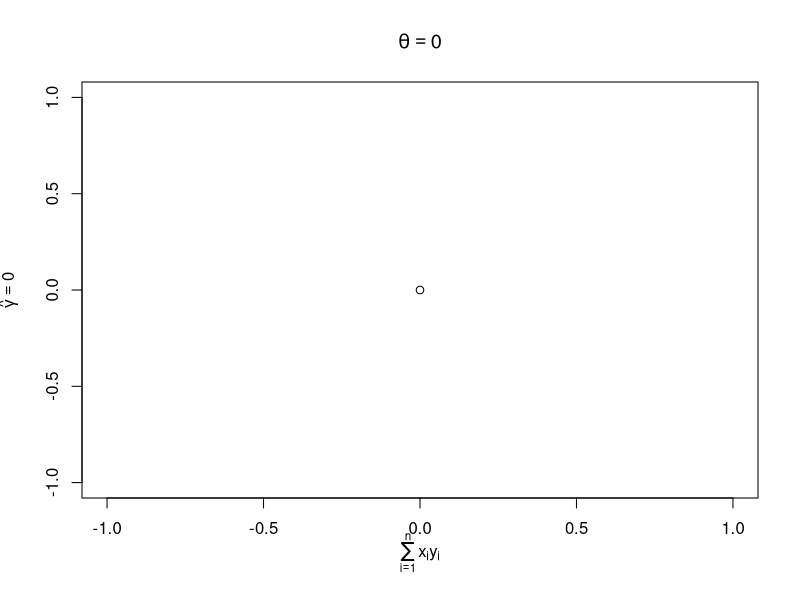
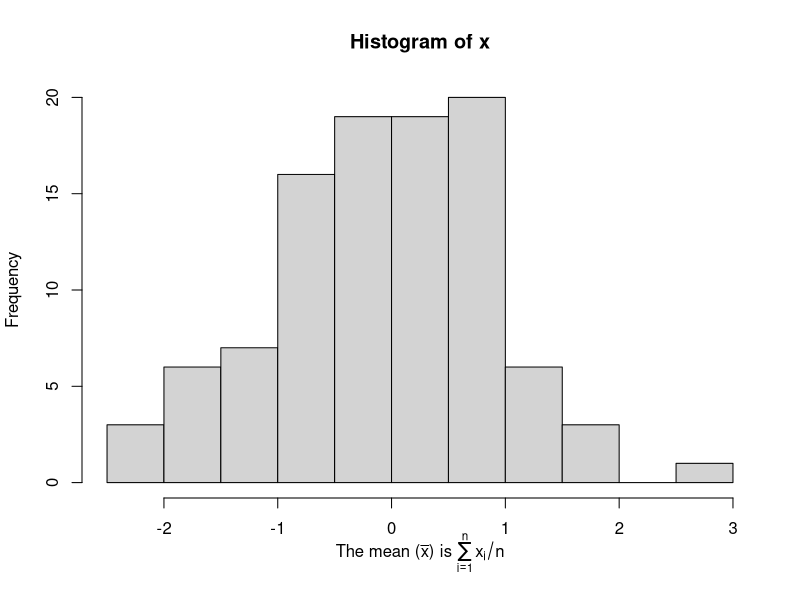
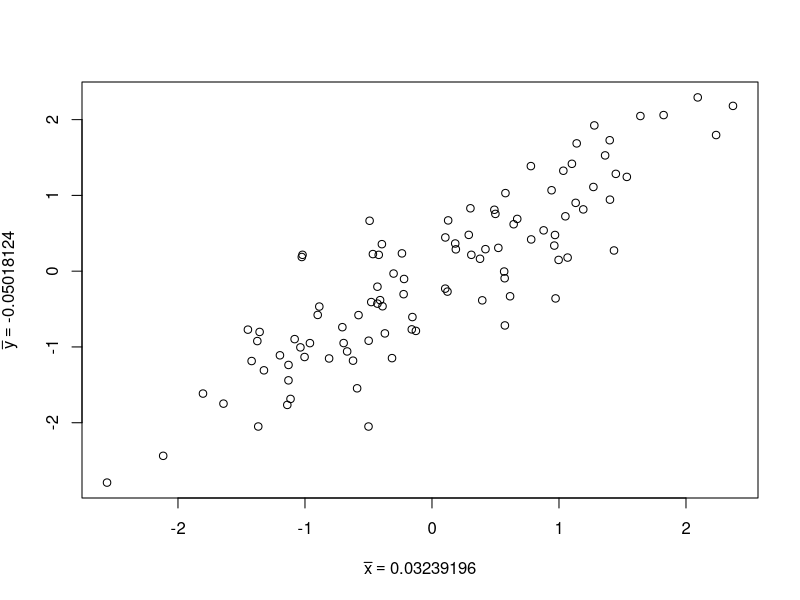
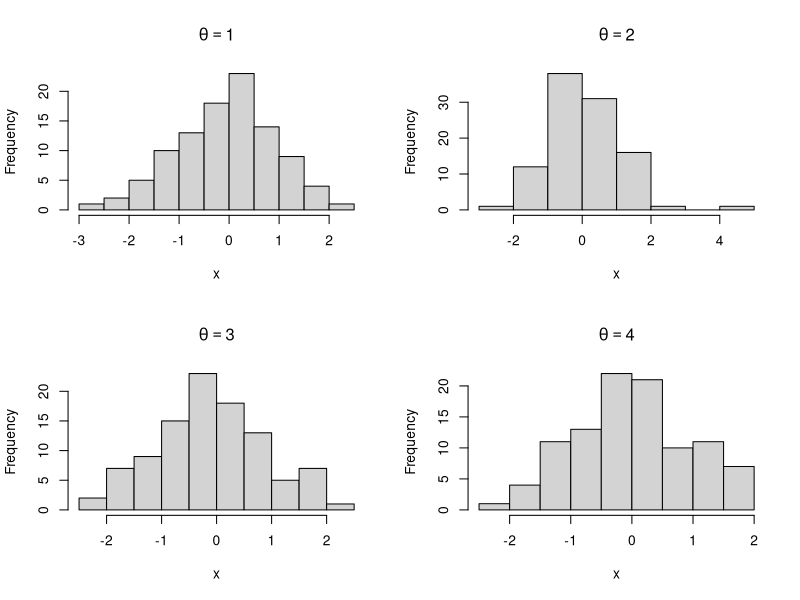

These figures' R source, in order:
# Mathematical Annotation



## Examples

plot(0, 0, main = expression(theta == 0),
     ylab = expression(hat(gamma) == 0),
     xlab = expression(sum(x[i] * y[i], i==1, n)))

## pasting strings together

x <- rnorm(100)
hist(x,
     xlab=expression("The mean (" * bar(x) * ") is " *
                       sum(x[i]/n,i==1,n)))

## Substituting

x <- rnorm(100)
y <- x + rnorm(100, sd = 0.5)
plot(x, y,
     xlab=substitute(bar(x) == k, list(k=mean(x))),
     ylab=substitute(bar(y) == k, list(k=mean(y)))
)

## loop of plots

par(mfrow = c(2, 2))
for(i in 1:4) {
  x <- rnorm(100)
  hist(x, main=substitute(theta==num,list(num=i)))
}